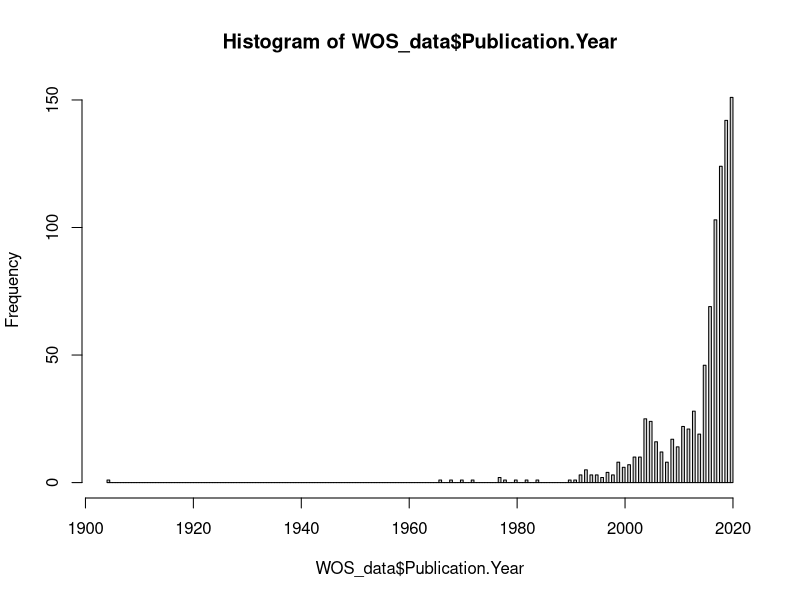
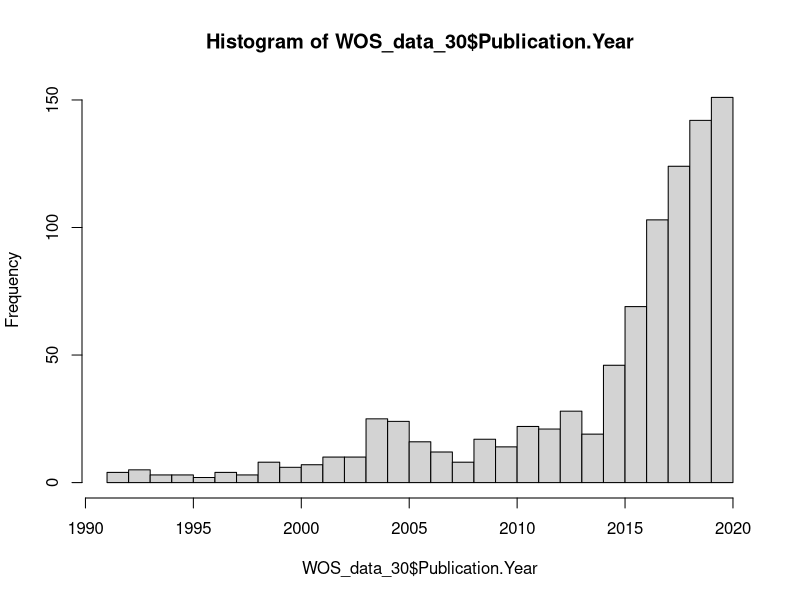
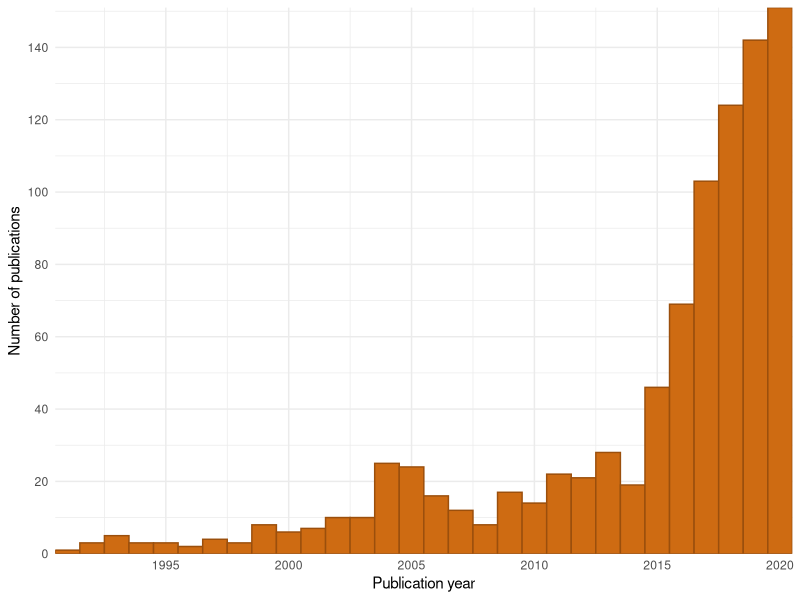
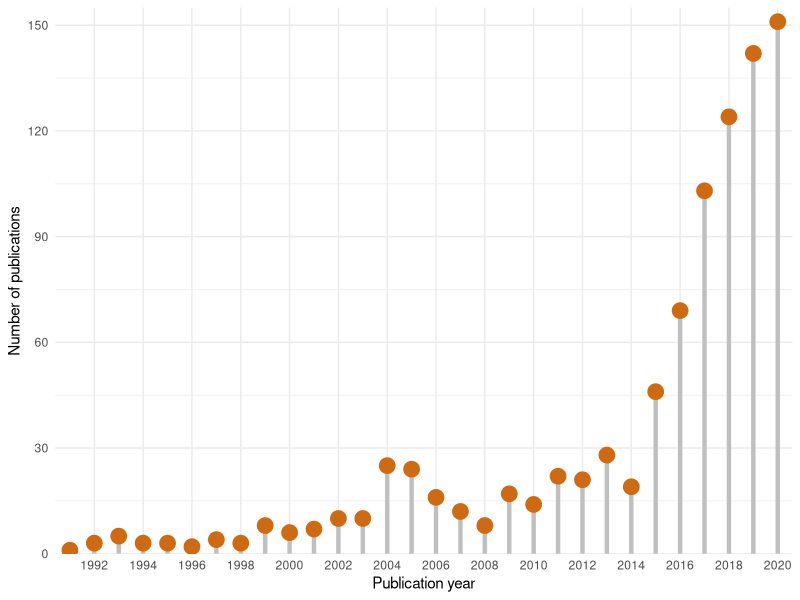
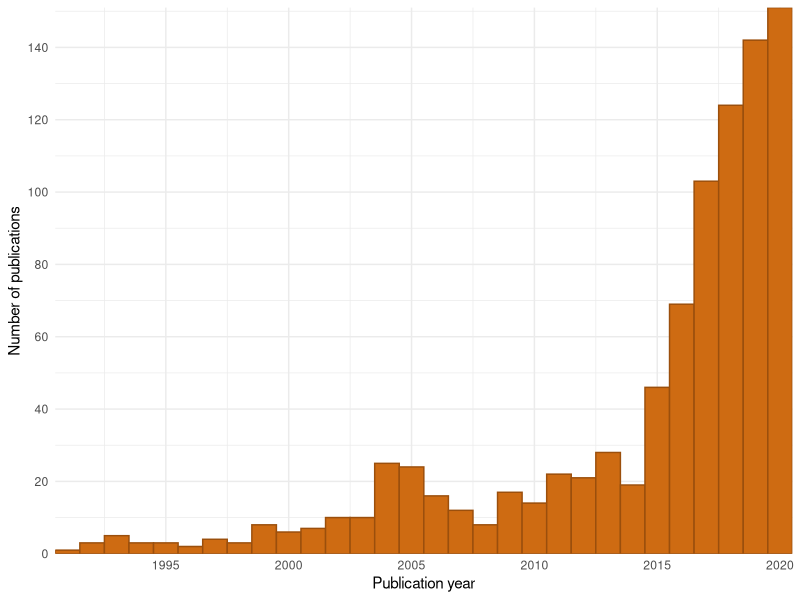
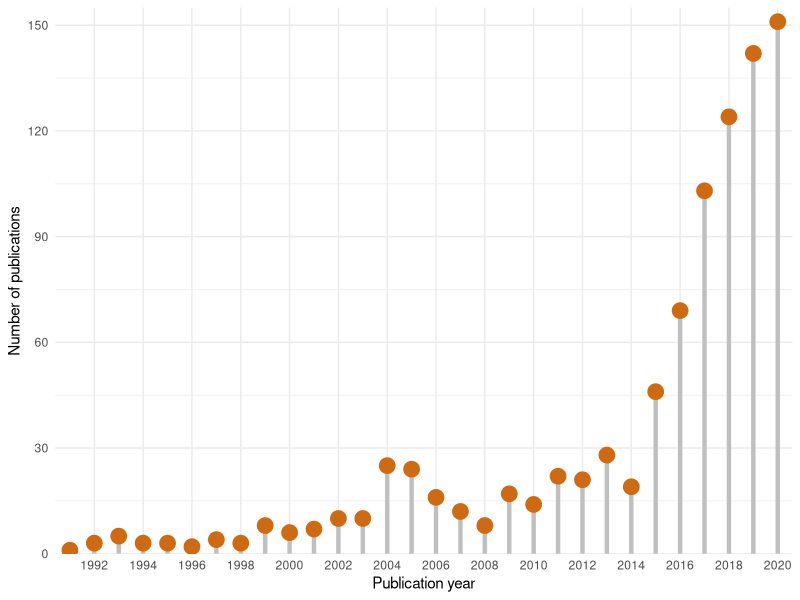

The R script that drew these images, in order:
# _________________________
#
#  Web of Science data
#
# _________________________

library(tidyverse)


## Import full dataset
WOS_data <-  read.csv("./data/webofscience.csv", skip = 4, header = T)
glimpse(WOS_data) # have a peek
hist(WOS_data$Publication.Year, breaks = 200) # crude histogram of all data


## Subset to last 30 years:
WOS_data_30 <- subset(WOS_data, Publication.Year >+ 1990)
hist(WOS_data_30$Publication.Year, breaks = 30)


## Make it faaaaaaancy ;)

pubs_per_yr <- ggplot(data=WOS_data_30, aes(Publication.Year)) +
  geom_histogram(col="#9B4F0C", fill="#CE6B12", bins = 30) + # Canva social science lesson colour scheme
  theme_minimal() + labs(x = "Publication year", y = "Number of publications") +
  scale_x_continuous(breaks = seq(1990, 2020, 5), expand = c(0, 0)) +
  scale_y_continuous(breaks = seq(0, 144, 20), expand = c(0, 0))
pubs_per_yr

ggsave("./plots/pubs_per_yr_hist.pdf", plot = pubs_per_yr, width = 35, height = 12, units = "cm")



## Lollipop, lollipop, oh lolly lolly lollipop :)

## Get frequency table for publications per year
pubs_year <- as.data.frame(table(WOS_data_30$Publication.Year))
names(pubs_year)[1] <- "Year" # rename column headings
names(pubs_year)[2] <- "total_pubs"
head(pubs_year)


pubs_per_yr_lollipop <- ggplot(data=pubs_year, aes(x=Year, y = total_pubs)) +
  geom_segment(aes(x=Year, xend=Year, y = 0, yend = total_pubs), color="grey75", size=1.5) +
  geom_point(colour = "#CE6B12", size = 5) + # Canva social science lesson colour scheme
  theme_minimal() + labs(x = "Publication year", y = "Number of publications") +
  scale_x_discrete(breaks = seq(1990, 2020, 2)) +
  scale_y_continuous(limits = c(0, 155), breaks = seq(0, 155, 30), expand = c(0, 0))
pubs_per_yr_lollipop

ggsave("./plots/pubs_per_yr_lollipop.pdf", plot = pubs_per_yr_lollipop, width = 27, height = 15, units = "cm")




